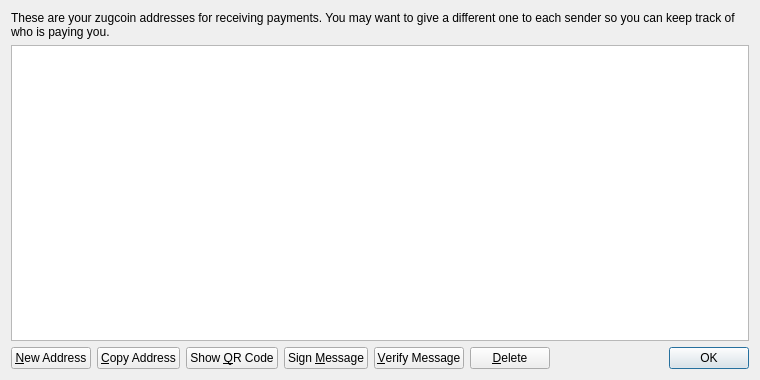
<?xml version="1.0" encoding="UTF-8"?>
<ui version="4.0">
 <class>AddressBookPage</class>
 <widget class="QWidget" name="AddressBookPage">
  <property name="geometry">
   <rect>
    <x>0</x>
    <y>0</y>
    <width>760</width>
    <height>380</height>
   </rect>
  </property>
  <property name="windowTitle">
   <string>Address Book</string>
  </property>
  <layout class="QVBoxLayout" name="verticalLayout">
   <item>
    <widget class="QLabel" name="labelExplanation">
     <property name="text">
      <string>These are your zugcoin addresses for receiving payments. You may want to give a different one to each sender so you can keep track of who is paying you.</string>
     </property>
     <property name="textFormat">
      <enum>Qt::PlainText</enum>
     </property>
     <property name="wordWrap">
      <bool>true</bool>
     </property>
    </widget>
   </item>
   <item>
    <widget class="QTableView" name="tableView">
     <property name="contextMenuPolicy">
      <enum>Qt::CustomContextMenu</enum>
     </property>
     <property name="toolTip">
      <string>Double-click to edit address or label</string>
     </property>
     <property name="tabKeyNavigation">
      <bool>false</bool>
     </property>
     <property name="alternatingRowColors">
      <bool>true</bool>
     </property>
     <property name="selectionMode">
      <enum>QAbstractItemView::SingleSelection</enum>
     </property>
     <property name="selectionBehavior">
      <enum>QAbstractItemView::SelectRows</enum>
     </property>
     <property name="sortingEnabled">
      <bool>true</bool>
     </property>
     <attribute name="verticalHeaderVisible">
      <bool>false</bool>
     </attribute>
    </widget>
   </item>
   <item>
    <layout class="QHBoxLayout" name="horizontalLayout">
     <item>
      <widget class="QPushButton" name="newAddressButton">
       <property name="toolTip">
        <string>Create a new address</string>
       </property>
       <property name="text">
        <string>&amp;New Address</string>
       </property>
       <property name="icon">
        <iconset resource="../bitcoin.qrc">
         <normaloff>:/icons/add</normaloff>:/icons/add</iconset>
       </property>
      </widget>
     </item>
     <item>
      <widget class="QPushButton" name="copyToClipboard">
       <property name="toolTip">
        <string>Copy the currently selected address to the system clipboard</string>
       </property>
       <property name="text">
        <string>&amp;Copy Address</string>
       </property>
       <property name="icon">
        <iconset resource="../bitcoin.qrc">
         <normaloff>:/icons/editcopy</normaloff>:/icons/editcopy</iconset>
       </property>
      </widget>
     </item>
     <item>
      <widget class="QPushButton" name="showQRCode">
       <property name="text">
        <string>Show &amp;QR Code</string>
       </property>
       <property name="icon">
        <iconset resource="../bitcoin.qrc">
         <normaloff>:/icons/qrcode</normaloff>:/icons/qrcode</iconset>
       </property>
      </widget>
     </item>
     <item>
      <widget class="QPushButton" name="signMessage">
       <property name="toolTip">
        <string>Sign a message to prove you own a zugcoin address</string>
       </property>
       <property name="text">
        <string>Sign &amp;Message</string>
       </property>
       <property name="icon">
        <iconset resource="../bitcoin.qrc">
         <normaloff>:/icons/edit</normaloff>:/icons/edit</iconset>
       </property>
      </widget>
     </item>
     <item>
      <widget class="QPushButton" name="verifyMessage">
       <property name="toolTip">
        <string>Verify a message to ensure it was signed with a specified zugcoin address</string>
       </property>
       <property name="text">
        <string>&amp;Verify Message</string>
       </property>
       <property name="icon">
        <iconset resource="../bitcoin.qrc">
         <normaloff>:/icons/transaction_0</normaloff>:/icons/transaction_0</iconset>
       </property>
      </widget>
     </item>
     <item>
      <widget class="QPushButton" name="deleteButton">
       <property name="toolTip">
        <string>Delete the currently selected address from the list</string>
       </property>
       <property name="text">
        <string>&amp;Delete</string>
       </property>
       <property name="icon">
        <iconset resource="../bitcoin.qrc">
         <normaloff>:/icons/remove</normaloff>:/icons/remove</iconset>
       </property>
      </widget>
     </item>
     <item>
      <spacer name="horizontalSpacer">
       <property name="orientation">
        <enum>Qt::Horizontal</enum>
       </property>
       <property name="sizeHint" stdset="0">
        <size>
         <width>40</width>
         <height>20</height>
        </size>
       </property>
      </spacer>
     </item>
     <item>
      <widget class="QDialogButtonBox" name="buttonBox">
       <property name="sizePolicy">
        <sizepolicy hsizetype="Maximum" vsizetype="Fixed">
         <horstretch>0</horstretch>
         <verstretch>0</verstretch>
        </sizepolicy>
       </property>
       <property name="standardButtons">
        <set>QDialogButtonBox::Ok</set>
       </property>
      </widget>
     </item>
    </layout>
   </item>
  </layout>
 </widget>
 <resources>
  <include location="../bitcoin.qrc"/>
 </resources>
 <connections/>
</ui>
